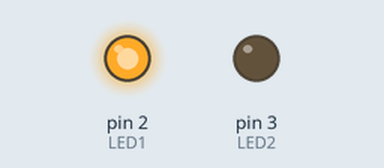
Simulated run of this sketch. Board: Arduino Uno, built with avr-gcc and run on an emulated ATmega328P. Shown: output pins drawn as LEDs (lit = HIGH).

Above: at 0.2 s.
At 5.2 s:
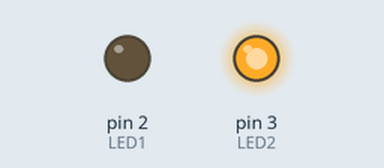
At 9.7 s:
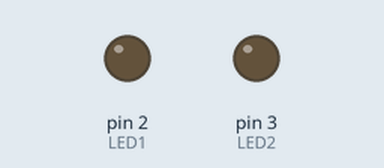
Timing chart, 0 to 10.4 s (numbered marks = the images above):
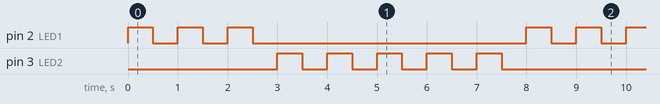

Measured:
- by itself, pin 2 (LED1): repeats every 8.0 s: 2 × (LOW 0.50 s, HIGH 0.50 s), LOW 5.5 s, HIGH 0.50 s
- by itself, pin 3 (LED2): repeats every 8.0 s: 4 × (LOW 0.50 s, HIGH 0.50 s), LOW 3.5 s, HIGH 0.50 s
- by itself, everything shown: repeats every 8.0 s, in 16 steps

The sketch:

Loop1.ino
```cpp
#define LED1 2
#define LED2 3

void setup() {
  pinMode(LED1, OUTPUT);
  pinMode(LED2, OUTPUT);
}

void loop() {
  for (int i = 0; i < 3; i++) {
    digitalWrite(LED1,HIGH);
    delay(500);
    digitalWrite(LED1,LOW);
    delay(500);
  }
  for (int i = 0; i < 5; i++) {
    digitalWrite(LED2,HIGH);
    delay(500);
    digitalWrite(LED2,LOW);
    delay(500);
  }
}
```
